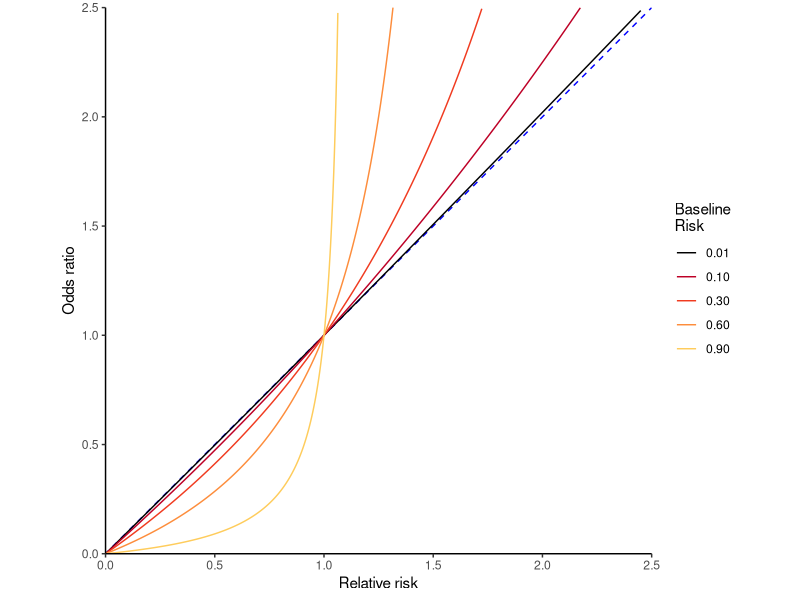

Generate this figure with R:
## ---- chunk 1
#| label: fig-or-rr
#| fig-cap: "**Relationship between odds ratio and relative risk depending on baseline risk**"

RR2OR <- function(RR, baseline){
  ((1 - baseline) * RR) / (1 - RR * baseline)
}

library(ggplot2)
p <- ggplot() +
  scale_x_continuous(limits=c(0,2.5)) +
  scale_y_continuous(limits=c(0,2.5)) +
  geom_abline(intercept=0, slope=1, linetype="dashed", colour='blue') +
  geom_function(aes(colour = "0.01"), fun = RR2OR, args = list(baseline=0.01)) +
  geom_function(aes(colour = "0.10"), n=200, fun = RR2OR, args = list(baseline=0.10)) +
  geom_function(aes(colour = "0.30"), n=300, fun = RR2OR, args = list(baseline=0.30)) +
  geom_function(aes(colour = "0.60"), n=400, fun = RR2OR, args = list(baseline=0.60)) +
  geom_function(aes(colour = "0.90"), n=1200, fun = RR2OR, args = list(baseline=0.90)) +
  scale_colour_manual(values = c("black","#BD0026","#F03B20","#FD8D3C","#FECC5C"), name="Baseline\nRisk") +
  theme_classic() +
  coord_fixed(expand=F) +
  xlab("Relative risk") +
  ylab("Odds ratio")

suppressWarnings(print(p))
